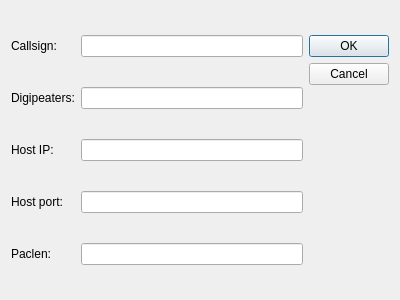
<?xml version="1.0" encoding="UTF-8"?>
<ui version="4.0">
 <class>Dialog</class>
 <widget class="QDialog" name="Dialog">
  <property name="geometry">
   <rect>
    <x>0</x>
    <y>0</y>
    <width>400</width>
    <height>300</height>
   </rect>
  </property>
  <property name="windowTitle">
   <string>Dialog</string>
  </property>
  <layout class="QGridLayout" name="gridLayout">
   <item row="4" column="0">
    <widget class="QLabel" name="hostPortLabel">
     <property name="text">
      <string>Host port:</string>
     </property>
    </widget>
   </item>
   <item row="3" column="0">
    <widget class="QLabel" name="hostIPLabel">
     <property name="text">
      <string>Host IP:</string>
     </property>
    </widget>
   </item>
   <item row="4" column="1">
    <widget class="QLineEdit" name="hostPortInput"/>
   </item>
   <item row="5" column="1">
    <widget class="QLineEdit" name="paclenInput"/>
   </item>
   <item row="5" column="0">
    <widget class="QLabel" name="pacLenLabel">
     <property name="text">
      <string>Paclen:</string>
     </property>
    </widget>
   </item>
   <item row="2" column="0">
    <widget class="QLabel" name="digipeatersLabel">
     <property name="text">
      <string>Digipeaters:</string>
     </property>
    </widget>
   </item>
   <item row="3" column="1">
    <widget class="QLineEdit" name="hostIPInput"/>
   </item>
   <item row="2" column="1">
    <widget class="QLineEdit" name="digipeatersInput"/>
   </item>
   <item row="1" column="0">
    <widget class="QLabel" name="userCallsignLabel">
     <property name="text">
      <string>Callsign:</string>
     </property>
    </widget>
   </item>
   <item row="1" column="1">
    <widget class="QLineEdit" name="callSignInput"/>
   </item>
   <item row="1" column="2" rowspan="2">
    <widget class="QDialogButtonBox" name="userSettingsButtons">
     <property name="orientation">
      <enum>Qt::Vertical</enum>
     </property>
     <property name="standardButtons">
      <set>QDialogButtonBox::Cancel|QDialogButtonBox::Ok</set>
     </property>
    </widget>
   </item>
  </layout>
 </widget>
 <tabstops>
  <tabstop>callSignInput</tabstop>
  <tabstop>digipeatersInput</tabstop>
  <tabstop>hostIPInput</tabstop>
  <tabstop>hostPortInput</tabstop>
  <tabstop>paclenInput</tabstop>
 </tabstops>
 <resources/>
 <connections>
  <connection>
   <sender>userSettingsButtons</sender>
   <signal>accepted()</signal>
   <receiver>Dialog</receiver>
   <slot>accept()</slot>
   <hints>
    <hint type="sourcelabel">
     <x>248</x>
     <y>254</y>
    </hint>
    <hint type="destinationlabel">
     <x>157</x>
     <y>274</y>
    </hint>
   </hints>
  </connection>
  <connection>
   <sender>userSettingsButtons</sender>
   <signal>rejected()</signal>
   <receiver>Dialog</receiver>
   <slot>reject()</slot>
   <hints>
    <hint type="sourcelabel">
     <x>316</x>
     <y>260</y>
    </hint>
    <hint type="destinationlabel">
     <x>286</x>
     <y>274</y>
    </hint>
   </hints>
  </connection>
 </connections>
</ui>
